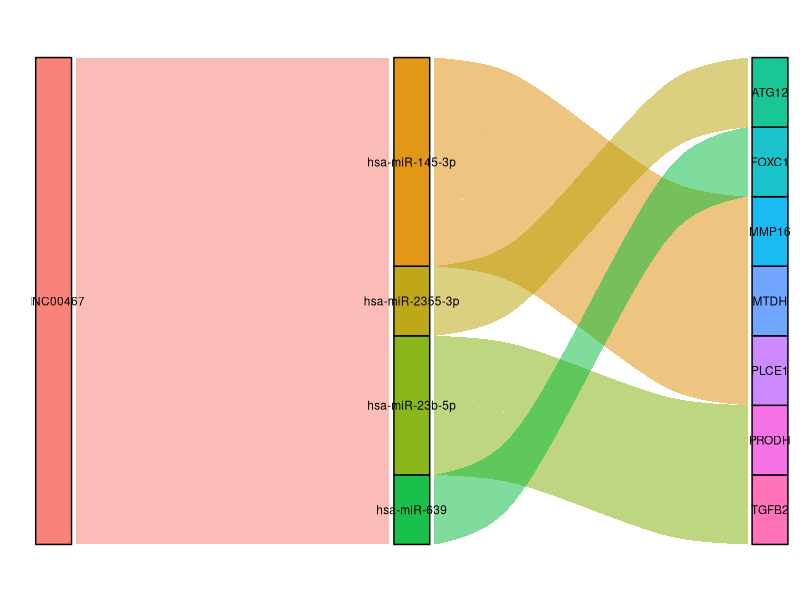

Source code (R):
library(ggalluvial)
options(stringsAsFactors = F)
df <- read.table("ref.txt",sep = "\t",row.names = 1,header = T)
sapply(names(df),function(x) length(unique(df[,x])))
UCB_lodes <- to_lodes_form(df[,1:ncol(df)],
                           axes = 1:ncol(df),
                           id = "Cohort")
dim(UCB_lodes)
tail(UCB_lodes)
ggplot(UCB_lodes,
       aes(x = x,stratum = stratum, alluvium = Cohort, 
           fill = stratum, label = stratum))+
  scale_x_discrete(expand = c(0, 0))+
  geom_flow(width = 1/8)+
  geom_stratum(alpha = 0.9, width = 1/10)+
  geom_text(stat = "stratum", size = 3, color = "black")+
  xlab("")+ylab("")+theme_bw()+
  theme(panel.grid = element_blank())+
  theme(panel.border = element_blank())+
  theme(axis.line = element_blank(),axis.ticks = element_blank(),axis.text = element_blank())+
  ggtitle("")+
  guides(fill = F)
